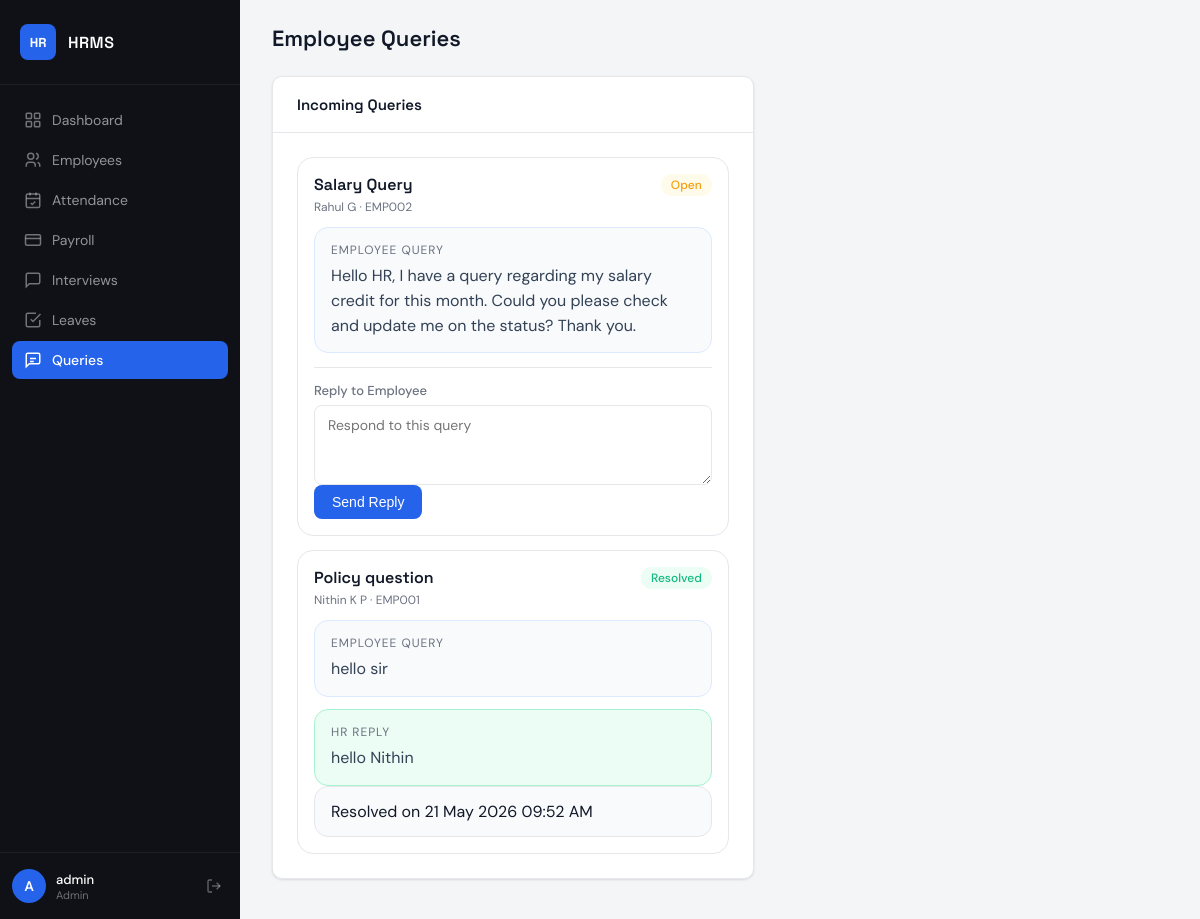
Screenshot of /messages (signed in) with the database file from the repository.
### app.py (models this page shows)
class Message(db.Model):
    id = db.Column(db.Integer, primary_key=True)
    employee_id = db.Column(db.Integer, db.ForeignKey('employee.id'), nullable=False)
    subject = db.Column(db.String(150), nullable=False)
    message = db.Column(db.String(800), nullable=False)
    hr_reply = db.Column(db.String(800))
    status = db.Column(db.String(20), default='open')
    created_on = db.Column(db.DateTime, default=datetime.utcnow)
    replied_on = db.Column(db.DateTime)
    employee = db.relationship('Employee', backref='messages')

class Employee(db.Model):
    id = db.Column(db.Integer, primary_key=True)
    emp_number = db.Column(db.String(20), unique=True, nullable=False)
    first_name = db.Column(db.String(80), nullable=False)
    last_name = db.Column(db.String(80), nullable=False)
    position = db.Column(db.String(100))
    department = db.Column(db.String(100))
    email = db.Column(db.String(120), unique=True)
    salary = db.Column(db.Float, default=0)
    joined_date = db.Column(db.Date, default=date.today)
    is_active = db.Column(db.Boolean, default=True)

### app.py (the view, shortened to what this page needs)
@app.route('/messages', methods=['GET', 'POST'])
@login_required
def messages():
    if session.get('role') == 'admin':
        message_records = Message.query.order_by(Message.status.asc(), Message.created_on.desc()).all()
    else:
        message_records = Message.query.filter_by(employee_id=session.get('employee_id')).order_by(
            Message.created_on.desc()
        ).all()
    return render_template('messages.html', messages=message_records)

### app.py (called while the page is built)
def login_required(f):
    @wraps(f)
    def decorated(*args, **kwargs):
        if 'user_id' not in session:
            return redirect(url_for('login'))
        return f(*args, **kwargs)
    return decorated

### templates/messages.html (shortened to what this page needs)
{% extends "base.html" %}
{% block page_title %}{% if session.role == 'admin' %}Employee Queries{% else %}Messages to HR{% endif %}{% endblock %}
{% block content %}
<div class="employee-dashboard-grid">
  <div class="card">
    <div class="card-header">
      <span class="card-title">{% if session.role == 'admin' %}Incoming Queries{% else %}Conversation History{% endif %}</span>
    </div>
    <div class="card-body">
      {% if messages %}
      <div class="message-stack">
        {% for item in messages %}
        <div class="message-thread">
          <div class="message-preview-top">
            <div>
              <div class="message-subject">{{ item.subject }}</div>
              <div class="message-meta">
                {% if session.role == 'admin' %}
                  {{ item.employee.first_name }} {{ item.employee.last_name }} · {{ item.employee.emp_number }}
                {% else %}
                  Sent on {{ item.created_on.strftime('%d %b %Y %I:%M %p') }}
                {% endif %}
              </div>
            </div>
            <span class="badge {% if item.status == 'resolved' %}badge-success{% else %}badge-warning{% endif %}">{{ item.status|capitalize }}</span>
          </div>
          <div class="message-bubble employee-bubble">
            <span class="profile-info-label">Employee Query</span>
            <p>{{ item.message }}</p>
          </div>
          {% if item.hr_reply %}
          <div class="message-bubble hr-bubble">
            <span class="profile-info-label">HR Reply</span>
            <p>{{ item.hr_reply }}</p>
          </div>
          {% endif %}
          {% if session.role == 'admin' %}
            {% if item.status == 'open' %}
            <form method="POST" action="{{ url_for('reply_message', id=item.id) }}" class="reply-form">
              <div class="form-group full">
                <label>Reply to Employee</label>
                <textarea name="reply" required placeholder="Respond to this query"></textarea>
              </div>
              <button type="submit" class="btn btn-primary">Send Reply</button>
            </form>
            {% else %}
            <div class="soft-note">Resolved on {{ item.replied_on.strftime('%d %b %Y %I:%M %p') if item.replied_on else 'N/A' }}</div>
            {% endif %}
          {% endif %}
        </div>
        {% endfor %}
      </div>
      {% else %}
      <div class="empty-state">
        <p>{% if session.role == 'admin' %}No employee queries yet.{% else %}No messages yet. Send your first query to HR.{% endif %}</p>
      </div>
      {% endif %}
    </div>
  </div>
</div>
{% endblock %}

### static/css/style.css (style rules this page uses)
*, *::before, *::after { box-sizing: border-box; margin: 0; padding: 0; }
:root { --bg: #f4f5f7; --surface: #ffffff; --sidebar: #0f1117; --sidebar-hover: #1e2130; --sidebar-active: #2563eb; --primary: #2563eb; --primary-light: #eff6ff; --success: #10b981; --success-light: #ecfdf5; --danger: #ef4444; --danger-light: #fef2f2; --warning: #f59e0b; --warning-light: #fffbeb; --text: #111827; --muted: #6b7280; --border: #e5e7eb; --radius: 10px; --shadow: 0 1px 3px rgba(0,0,0,.08), 0 1px 2px rgba(0,0,0,.04); --shadow-md: 0 4px 16px rgba(0,0,0,.10); font-family: 'DM Sans', sans-serif; }
body { background: var(--bg); color: var(--text); min-height: 100vh; }
.card { background: var(--surface); border-radius: var(--radius); box-shadow: var(--shadow); border: 1px solid var(--border); }
.card-header { padding: 18px 24px; border-bottom: 1px solid var(--border); display: flex; align-items: center; justify-content: space-between; }
.card-title { font-family: 'Space Grotesk', sans-serif; font-size: 15px; font-weight: 600; }
.card-body { padding: 24px; }
.btn { display: inline-flex; align-items: center; gap: 6px; padding: 9px 18px; border-radius: 8px; font-size: 14px; font-weight: 500; cursor: pointer; border: none; text-decoration: none; transition: all .15s ease; white-space: nowrap; }
.btn-primary { background: var(--primary); color: #fff; }
.badge { display: inline-flex; align-items: center; padding: 3px 10px; border-radius: 999px; font-size: 12px; font-weight: 500; }
.badge-success { background: var(--success-light); color: var(--success); }
.badge-warning { background: var(--warning-light); color: var(--warning); }
.form-group { display: flex; flex-direction: column; gap: 6px; }
.form-group.full { grid-column: 1 / -1; }
label { font-size: 13px; font-weight: 500; color: var(--muted); }
input, select, textarea { padding: 10px 13px; border: 1px solid var(--border); border-radius: 8px; font-size: 14px; font-family: inherit; background: var(--surface); color: var(--text); transition: border-color .15s, box-shadow .15s; outline: none; width: 100%; }
textarea { resize: vertical; min-height: 80px; }
.employee-dashboard-grid { display: grid; grid-template-columns: 1.1fr .9fr; gap: 20px; align-items: start; }
.profile-info-item, .summary-pill, .soft-note, .reply-bubble { padding: 14px 16px; border-radius: 14px; border: 1px solid var(--border); background: #f8fafc; }
.profile-info-label { display: block; font-size: 12px; text-transform: uppercase; letter-spacing: .08em; color: var(--muted); margin-bottom: 6px; }
.message-stack { display: flex; flex-direction: column; gap: 14px; }
.message-thread, .message-preview { border: 1px solid var(--border); border-radius: 16px; padding: 16px; background: #fff; }
.message-preview-top { display: flex; justify-content: space-between; gap: 14px; align-items: flex-start; margin-bottom: 10px; }
.message-subject { font-family: 'Space Grotesk', sans-serif; font-size: 16px; font-weight: 600; }
.message-meta { color: var(--muted); font-size: 12px; margin-top: 4px; }
.message-preview p, .message-bubble p { color: #334155; line-height: 1.55; }
.message-bubble { padding: 14px 16px; border-radius: 14px; margin-top: 12px; }
.employee-bubble { background: #f8fafc; border: 1px solid #dbeafe; }
.hr-bubble { background: #ecfdf5; border: 1px solid #a7f3d0; }
.reply-form { margin-top: 14px; padding-top: 14px; border-top: 1px solid var(--border); }

### rows the page displays
Message: subject "Salary Query", employee.first_name "Rahul", employee.last_name "G", employee.emp_number "EMP002", status "Open", message "Hello HR, I have a query regarding my salary credit for this month. Could you please check and update me on the status? Thank you."
Message: subject "Policy question", employee.first_name "Nithin", employee.last_name "K P", employee.emp_number "EMP001", status "Resolved", message "hello sir", hr_reply "hello Nithin", replied_on "21 May 2026 09:52 AM"

### other values shown
{{ session.username[0]|upper }} "A"
{{ session.username }} "admin"
{{ session.role|capitalize }} "Admin"
